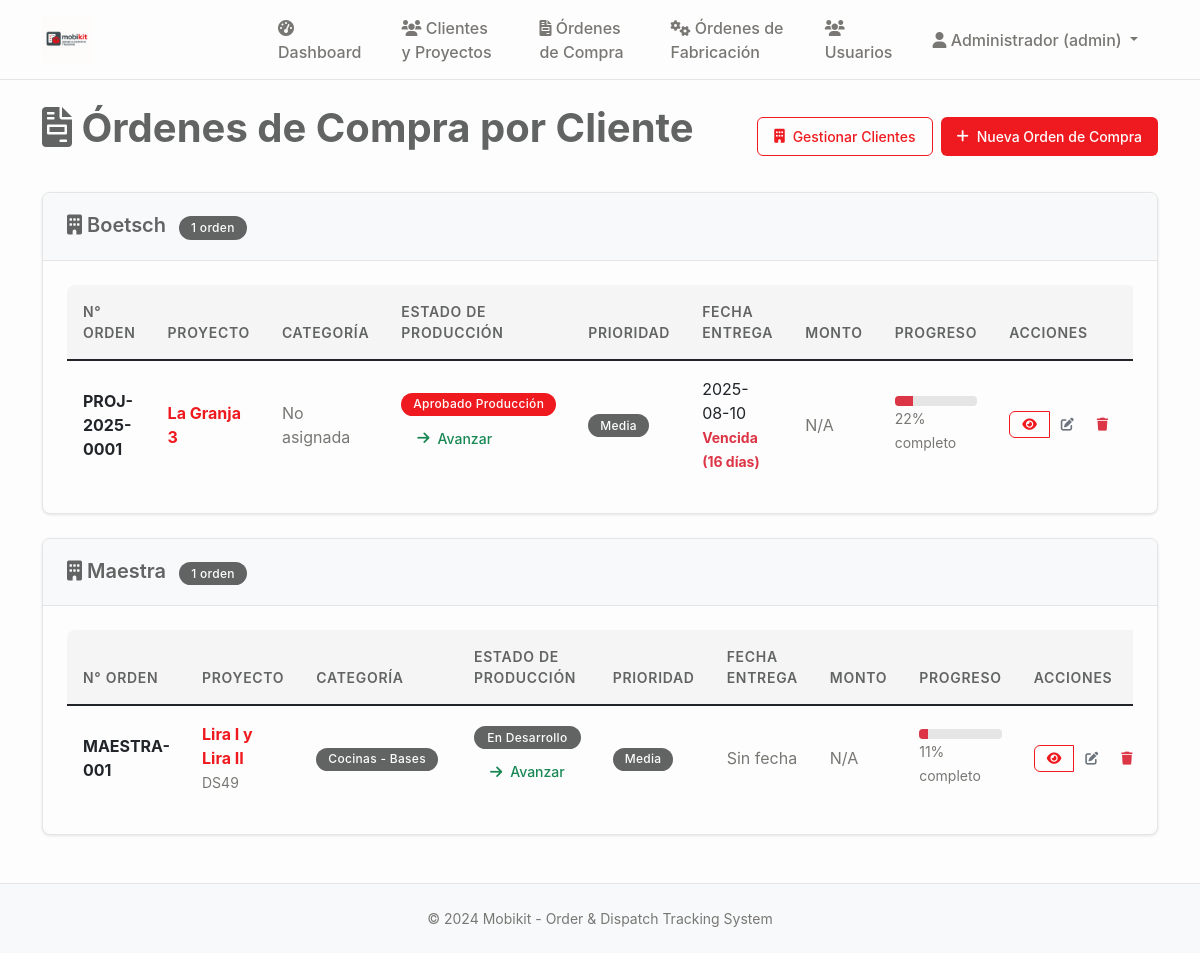
/proyectos (signed in), run on an earlier commit of the app's database.
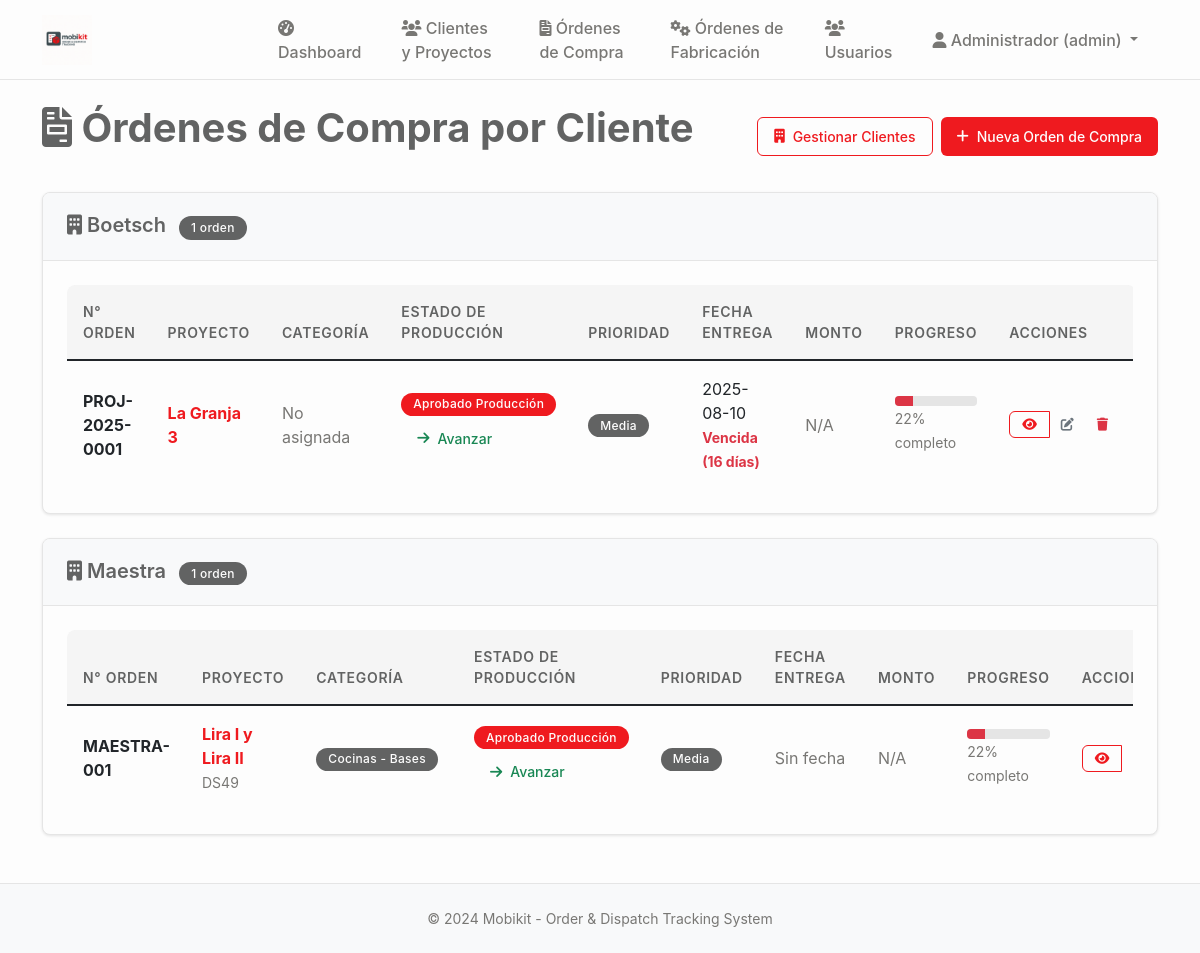
And on a later commit of the database.
### tables this page shows
CREATE TABLE proyectos (
                id INTEGER PRIMARY KEY AUTOINCREMENT,
                codigo TEXT UNIQUE NOT NULL,
                nombre TEXT NOT NULL,
                cliente_id INTEGER NOT NULL,
                descripcion TEXT,
                estado TEXT DEFAULT 'en_desarrollo' CHECK (estado IN ('en_desarrollo', 'aprobado_produccion', 'seccionado', 'enchapado', 'mecanizado', 'produccion_completa', 'embalando', 'listo_despacho', 'entregado', 'cancelado')),
                prioridad TEXT DEFAULT 'media' CHECK (prioridad IN ('baja', 'media', 'alta', 'urgente')),
                fecha_inicio DATE,
                fecha_entrega DATE,
                fecha_entrega_real DATE,
                diseñador_id INTEGER,
                supervisor_id INTEGER,
                presupuesto DECIMAL(12,2),
                costo_real DECIMAL(12,2),
                observaciones TEXT,
                created_at TIMESTAMP DEFAULT CURRENT_TIMESTAMP,
                updated_at TIMESTAMP DEFAULT CURRENT_TIMESTAMP, adjudicacion_tipo TEXT DEFAULT "orden_compra" CHECK (adjudicacion_tipo IN ("contrato", "orden_compra")), monto_neto DECIMAL(12,2), estado_proyecto TEXT DEFAULT "pendiente_presupuesto", monto_neto_provision DECIMAL(12,2), monto_neto_instalacion DECIMAL(12,2), fecha_estimada_inicio DATE,
                FOREIGN KEY (cliente_id) REFERENCES clientes (id),
                FOREIGN KEY (diseñador_id) REFERENCES usuarios (id),
                FOREIGN KEY (supervisor_id) REFERENCES usuarios (id)
            );

### main.py (the view)
@app.route('/proyectos')
@login_required
def proyectos():
    conn = sqlite3.connect('mobikit.db')
    cursor = conn.cursor()
    cursor.execute('''
        SELECT DISTINCT c.id, c.nombre, c.rut, c.email, c.telefono, c.contacto_principal
        FROM clientes c
        INNER JOIN proyectos p ON c.id = p.cliente_id
        WHERE c.activo = TRUE
        ORDER BY c.nombre ASC
    ''')
    clientes_con_proyectos = cursor.fetchall()
    proyectos_por_cliente = []
    for cliente in clientes_con_proyectos:
        cliente_info = {
            'id': cliente[0],
            'nombre': cliente[1],
            'rut': cliente[2],
            'email': cliente[3],
            'telefono': cliente[4],
            'contacto_principal': cliente[5],
            'proyectos': []
        }
        cursor.execute('''
            SELECT p.id, p.codigo, p.nombre, p.descripcion, p.estado, p.prioridad,
                   p.fecha_entrega, p.presupuesto, u.nombre as diseñador_nombre,
                   julianday(p.fecha_entrega) - julianday('now') as dias_restantes,
                   CASE WHEN pc.proyecto_id IS NOT NULL THEN 1 ELSE 0 END as tiene_categorias
            FROM proyectos p
            LEFT JOIN usuarios u ON p.diseñador_id = u.id
            LEFT JOIN proyecto_categorias pc ON p.id = pc.proyecto_id
            WHERE p.cliente_id = ?
            GROUP BY p.id, p.codigo, p.nombre, p.descripcion, p.estado, p.prioridad,
                     p.fecha_entrega, p.presupuesto, u.nombre
            ORDER BY
                CASE p.estado
                    WHEN 'proyecto_simple' THEN 1
                    WHEN 'diseño' THEN 2
                    WHEN 'aprobado' THEN 3
                    WHEN 'producción' THEN 4
                    WHEN 'embalaje' THEN 5
                    WHEN 'despacho' THEN 6
                    WHEN 'entregado' THEN 7
                    WHEN 'cancelado' THEN 8
                    ELSE 9
                END,
                p.fecha_entrega ASC
        ''', (cliente_info['id'],))
        proyectos_raw = cursor.fetchall()
        proyectos = []
        for proyecto in proyectos_raw:
            proyecto_dict = {
                'id': proyecto[0],
                'codigo': proyecto[1],
                'nombre': proyecto[2],
                'descripcion': proyecto[3],
                'estado': proyecto[4],
                'prioridad': proyecto[5],
                'fecha_entrega': proyecto[6],
                'presupuesto': proyecto[7],
                'diseñador_nombre': proyecto[8],
                'dias_restantes': int(proyecto[9]) if proyecto[9] is not None else None,
                'tiene_categorias': proyecto[10],
                'categorias': []
            }
            cursor.execute('''
                SELECT cat.nombre, subcat.nombre
                FROM proyecto_categorias pc
                JOIN categorias_producto cat ON pc.categoria_id = cat.id
                LEFT JOIN subcategorias_producto subcat ON pc.subcategoria_id = subcat.id
                WHERE pc.proyecto_id = ?
            ''', (proyecto[0],))
            categorias = cursor.fetchall()
            for cat_nombre, subcat_nombre in categorias:
                categoria_texto = cat_nombre
                if subcat_nombre:
                    categoria_texto += f" - {subcat_nombre}"
                proyecto_dict['categorias'].append(categoria_texto)
            cliente_info['proyectos'].append(proyecto_dict)
        proyectos_por_cliente.append(cliente_info)
    cursor.execute('SELECT id, nombre FROM clientes WHERE activo = TRUE ORDER BY nombre ASC')
    clientes_disponibles = cursor.fetchall()
    cursor.execute('SELECT id, nombre FROM usuarios WHERE rol = "diseñador" AND activo = TRUE ORDER BY nombre ASC')
    diseñadores_disponibles = cursor.fetchall()
    conn.close()
    fecha_hoy = datetime.now().date().strftime('%Y-%m-%d')
    return render_template('proyectos.html',
                           proyectos_por_cliente=proyectos_por_cliente,
                           clientes_disponibles=clientes_disponibles,
                           diseñadores_disponibles=diseñadores_disponibles,
                           fecha_hoy=fecha_hoy)

### main.py (called while the page is built)
def login_required(f):
    @wraps(f)
    def decorated_function(*args, **kwargs):
        if 'user_id' not in session:
            return redirect(url_for('login'))
        return f(*args, **kwargs)
    return decorated_function

### templates/proyectos.html (shortened to what the changed rows need)
{% extends "base.html" %}
{% block content %}
<div class="d-flex justify-content-between align-items-center mb-4">
    <h1><i class="fas fa-file-invoice"></i> Órdenes de Compra por Cliente</h1>
</div>
{% if proyectos_por_cliente %}
    {% for cliente in proyectos_por_cliente %}
    <div class="card mb-4">
        <div class="card-header bg-light">
            <div class="d-flex justify-content-between align-items-center">
                <h5 class="mb-0">
                    <i class="fas fa-building"></i> {{ cliente.nombre }}
                    <span class="badge bg-secondary ms-2">{{ cliente.proyectos|length }} orden{{ 'es' if cliente.proyectos|length != 1 else '' }}</span>
                </h5>
            </div>
        </div>
        <div class="card-body">
            {% if cliente.proyectos %}
            <div class="table-responsive">
                <table class="table table-sm table-hover mb-0">
                    <thead>
                        <tr>
                            <th>N° Orden</th>
                            <th>Proyecto</th>
                            <th>Categoría</th>
                            <th>Estado de Producción</th>
                            <th>Prioridad</th>
                            <th>Fecha Entrega</th>
                            <th>Monto</th>
                            <th>Progreso</th>
                            <th>Acciones</th>
                        </tr>
                    </thead>
                    <tbody>
                        {% for proyecto in cliente.proyectos %}
                        <tr>
                            <td><strong>{{ proyecto.codigo }}</strong></td>
                            <td>
                                <a href="{{ url_for('proyecto_detalle', proyecto_id=proyecto.id) }}" class="text-decoration-none fw-bold">
                                    {{ proyecto.nombre }}
                                </a>
                                {% if proyecto.descripcion %}
                                <br><small class="text-muted">{{ proyecto.descripcion[:80] }}{% if proyecto.descripcion|length > 80 %}...{% endif %}</small>
                                {% endif %}
                            </td>
                            <td>
                                {% if proyecto.categorias %}
                                    {% for categoria in proyecto.categorias %}
                                        <span class="badge bg-secondary me-1">{{ categoria }}</span>
                                    {% endfor %}
                                {% else %}
                                    <span class="text-muted">No asignada</span>
                                {% endif %}
                            </td>
                            <td>
                                <div class="d-flex flex-column">
                                    <span class="badge bg-{% if proyecto.estado == 'en_desarrollo' %}secondary{% elif proyecto.estado == 'aprobado_produccion' %}primary{% elif proyecto.estado == 'seccionado' %}warning{% elif proyecto.estado == 'enchapado' %}info{% elif proyecto.estado == 'mecanizado' %}primary{% elif proyecto.estado == 'produccion_completa' %}success{% elif proyecto.estado == 'embalando' %}success{% elif proyecto.estado == 'listo_despacho' %}danger{% elif proyecto.estado == 'entregado' %}dark{% endif %} mb-1">
                                        {% if proyecto.estado == 'en_desarrollo' %}En Desarrollo
                                        {% elif proyecto.estado == 'aprobado_produccion' %}Aprobado Producción
                                        {% elif proyecto.estado == 'seccionado' %}Seccionando
                                        {% elif proyecto.estado == 'enchapado' %}Enchapando
                                        {% elif proyecto.estado == 'mecanizado' %}Mecanizando
                                        {% elif proyecto.estado == 'produccion_completa' %}Producción Completa
                                        {% elif proyecto.estado == 'embalando' %}Embalando
                                        {% elif proyecto.estado == 'listo_despacho' %}Listo Despacho
                                        {% elif proyecto.estado == 'entregado' %}Entregado
                                        {% else %}{{ proyecto.estado|replace('_', ' ')|title }}{% endif %}
                                    </span>
                                    {% if session.user_role in ['admin', 'general', 'operación', 'embalaje'] and proyecto.estado not in ['entregado', 'cancelado'] %}
                                    <button class="btn btn-xs btn-outline-success" onclick="avanzarEstado({{ proyecto.id }})">
                                        <i class="fas fa-arrow-right"></i> Avanzar
                                    </button>
                                    {% endif %}
                                </div>
                            </td>
                            <td>
                                <span class="badge bg-{% if proyecto.prioridad == 'media' %}secondary{% elif proyecto.prioridad == 'alta' %}warning{% elif proyecto.prioridad == 'urgente' %}danger{% endif %}">
                                    {{ proyecto.prioridad|title }}
                                </span>
                            </td>
                            <td>
                                {% if proyecto.fecha_entrega %}
                                    {{ proyecto.fecha_entrega }}
                                    {% set dias_restantes = proyecto.dias_restantes %}
                                    {% if dias_restantes is not none %}
                                        {% if dias_restantes < 0 %}
                                            <br><small class="text-danger fw-bold">Vencida ({{ -dias_restantes }} días)</small>
                                        {% elif dias_restantes == 0 %}
                                            <br><small class="text-warning fw-bold">Vence hoy</small>
                                        {% elif dias_restantes <= 7 %}
                                            <br><small class="text-warning fw-bold">{{ dias_restantes }} días restantes</small>
                                        {% else %}
                                            <br><small class="text-muted">{{ dias_restantes }} días</small>
                                        {% endif %}
                                    {% endif %}
                                {% else %}
                                    <span class="text-muted">Sin fecha</span>
                                {% endif %}
                            </td>
                            <td>
                                {% if proyecto.presupuesto %}
                                    <strong>${{ "{:,.0f}".format(proyecto.presupuesto) }}</strong>
                                {% else %}
                                    <span class="text-muted">N/A</span>
                                {% endif %}
                            </td>
                            <td>
                                {% set estados_progreso = ['en_desarrollo', 'aprobado_produccion', 'seccionado', 'enchapado', 'mecanizado', 'produccion_completa', 'embalando', 'listo_despacho', 'entregado'] %}
                                {% set indice_actual = estados_progreso.index(proyecto.estado) if proyecto.estado in estados_progreso else 0 %}
                                {% set porcentaje = ((indice_actual + 1) / estados_progreso|length * 100)|int %}
                                <div class="progress" style="height: 10px;">
                                    <div class="progress-bar bg-{% if porcentaje < 30 %}danger{% elif porcentaje < 70 %}warning{% else %}success{% endif %}"
                                         role="progressbar" style="width: {{ porcentaje }}%"
                                         aria-valuenow="{{ porcentaje }}" aria-valuemin="0" aria-valuemax="100">
                                    </div>
                                </div>
                                <small class="text-muted">{{ porcentaje }}% completo</small>
                            </td>
                            <td>
                                <div class="btn-group" role="group">
                                    <a href="{{ url_for('proyecto_detalle', proyecto_id=proyecto.id) }}" class="btn btn-sm btn-outline-primary" title="Ver detalles">
                                        <i class="fas fa-eye"></i>
                                    </a>
                                    {% if session.user_role in ['admin', 'general'] %}
                                    <button type="button" class="btn btn-sm btn-outline-secondary"
                                            onclick="editarOrden({{ proyecto.id }})" title="Editar">
                                        <i class="fas fa-edit"></i>
                                    </button>
                                    {% endif %}
                                    {% if session.user_role == 'admin' %}
                                    <button type="button" class="btn btn-sm btn-outline-danger"
                                            onclick="eliminarProyecto({{ proyecto.id }}, '{{ proyecto.codigo }}', '{{ proyecto.nombre }}')" title="Eliminar proyecto">
                                        <i class="fas fa-trash"></i>
                                    </button>
                                    {% endif %}
                                </div>
                            </td>
                        </tr>
                        {% endfor %}
                    </tbody>
                </table>
            </div>
            {% else %}
            <div class="text-center py-3">
                <i class="fas fa-file-invoice fa-2x text-muted mb-2"></i>
                <p class="text-muted mb-0">No hay órdenes de compra para este cliente</p>
            </div>
            {% endif %}
        </div>
    </div>
    {% endfor %}
{% endif %}
{% endblock %}

What changed in the data, as far as the page shows it:
changed proyectos "MAESTRA-001": {{ porcentaje }} 11 → 22 (drawn); porcentaje "11" → "22"; estado "En Desarrollo" → "Aprobado Producción"
